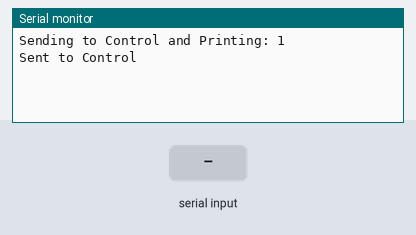
The sketch below on a simulated Arduino Mega 2560, built with avr-gcc and run on an emulated ATmega2560. Parts: the last lines printed to the serial monitor. The inputs (shaded band) are chosen by the test bench.

Above: at 1.2 s.
1.3 s: "1\n" received over the second serial link
At 3.1 s:
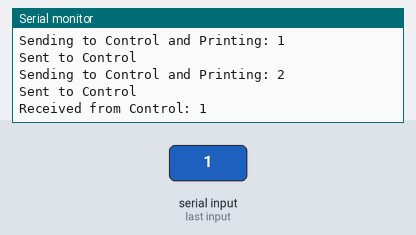
3.5 s: "0\n" received over the second serial link
At 4.6 s:
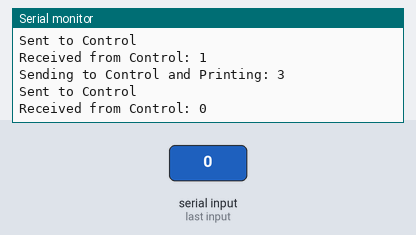
5.0 s: "2\n" received over the second serial link
At 7.4 s:
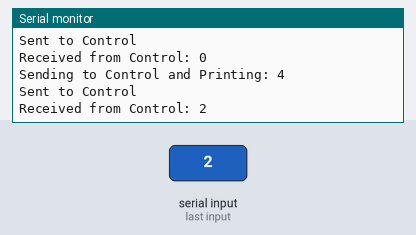
Timing chart, 0 to 8.9 s (numbered marks = the images above; inputs shaded):
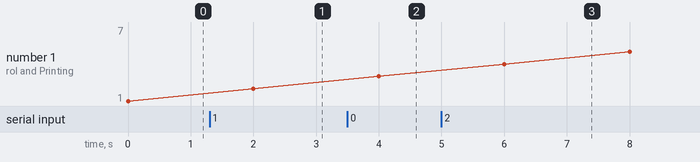

Measured:
- after the input at 1.3 s, the serial monitor: prints a new line after 0.71 s (image 1)
- after the input at 3.5 s, the serial monitor: prints a new line after 0.51 s (image 2)
- after the input at 5.0 s, the serial monitor: prints a new line after 1.0 s (image 3)

The sketch:

D-C-test.ino
```cpp
void setup() {
  Serial1.begin(115200, SERIAL_8N1); //esp
  Serial.begin(115200); //computer
}

void loop() {

  int count = 1;
  while(count)
  {
    Serial.print("Sending to Control and Printing: ");
    Serial.println(count);
    Serial.println("Sent to Control");
    Serial1.println(count);

    if(Serial1.available())
    {
      Serial.print("Received from Control: ");
      Serial.println(Serial1.readStringUntil('\n'));

    }

    count ++;
    delay (2000);
  }

}
```
